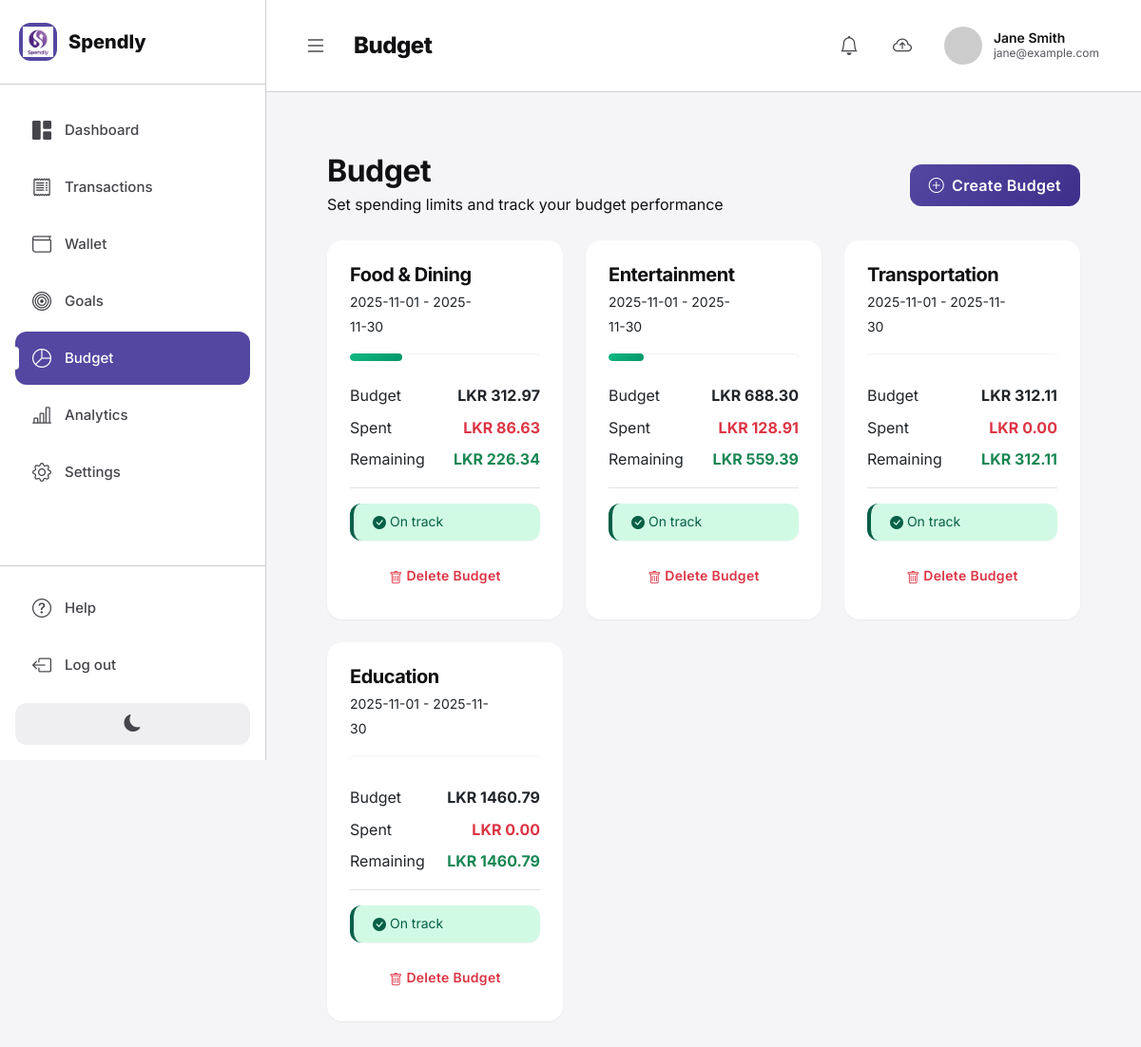
/budgets (signed in), run on the app's committed database.
### tables this page shows
CREATE TABLE user (
    user_id INTEGER PRIMARY KEY AUTOINCREMENT,
    username TEXT NOT NULL UNIQUE,
    email TEXT NOT NULL UNIQUE,
    full_name TEXT NOT NULL,
    created_at TEXT NOT NULL DEFAULT (datetime('now')),
    last_sync TEXT, password_hash TEXT NOT NULL DEFAULT '',
    CONSTRAINT chk_email CHECK (email LIKE '%@%')
);

CREATE TABLE budget (
    budget_id INTEGER PRIMARY KEY AUTOINCREMENT,
    user_id INTEGER NOT NULL,
    category_id INTEGER NOT NULL,
    budget_amount REAL NOT NULL CHECK (budget_amount > 0),
    start_date TEXT NOT NULL,
    end_date TEXT NOT NULL,
    created_at TEXT NOT NULL DEFAULT (datetime('now')),
    modified_at TEXT NOT NULL DEFAULT (datetime('now')),
    is_active INTEGER NOT NULL DEFAULT 1 CHECK (is_active IN (0, 1)),
    is_synced INTEGER NOT NULL DEFAULT 0 CHECK (is_synced IN (0, 1)),
    FOREIGN KEY (user_id) REFERENCES user(user_id) ON DELETE CASCADE,
    FOREIGN KEY (category_id) REFERENCES category(category_id) ON DELETE RESTRICT,
    CONSTRAINT chk_date_range CHECK (end_date > start_date)
);

### webapp/app.py (the view)
@app.route('/budgets')
@login_required
def budgets():
    db = get_sqlite_db()
    user_id = session['user_id']
    budget_list = db.execute('''
        SELECT * FROM v_budget_performance
        WHERE user_id = ?
        ORDER BY utilization_percent DESC
    ''', (user_id,)).fetchall()
    categories = db.execute('''
        SELECT * FROM category
        WHERE category_type = 'EXPENSE' AND is_active = 1
        ORDER BY category_name
    ''').fetchall()
    db.close()
    return render_template('budgets.html',
                         budgets=budget_list,
                         categories=categories)

### webapp/app.py (called while the page is built)
@app.context_processor
def inject_pending_sync_count():
    if 'user_id' in session:
        db = get_sqlite_db()
        user_id = session['user_id']
        pending_count = 0
        pending_count += db.execute('SELECT COUNT(*) as count FROM expense WHERE user_id = ? AND is_synced = 0', (user_id,)).fetchone()['count']
        pending_count += db.execute('SELECT COUNT(*) as count FROM income WHERE user_id = ? AND is_synced = 0', (user_id,)).fetchone()['count']
        pending_count += db.execute('SELECT COUNT(*) as count FROM budget WHERE user_id = ? AND is_synced = 0', (user_id,)).fetchone()['count']
        pending_count += db.execute('SELECT COUNT(*) as count FROM savings_goal WHERE user_id = ? AND is_synced = 0', (user_id,)).fetchone()['count']
        db.close()
        return dict(pending_sync_count=pending_count)
    return dict(pending_sync_count=0)

def get_sqlite_db():
    conn = sqlite3.connect(SQLITE_DB_PATH)
    conn.row_factory = sqlite3.Row
    return conn

def login_required(f):
    @wraps(f)
    def decorated_function(*args, **kwargs):
        if 'user_id' not in session:
            flash('Please log in to access this page.', 'warning')
            return redirect(url_for('login'))
        return f(*args, **kwargs)
    return decorated_function

### webapp/templates/budgets.html (shortened to what this page needs)
{% extends "base.html" %}
{% block page_title %}Budget{% endblock %}
{% block content %}
<div class="finset-content">
    <div class="d-flex justify-content-between align-items-center mb-4">
        <div>
            <h2 class="fw-bold mb-1">Budget</h2>
            <p class="text-muted mb-0">Set spending limits and track your budget performance</p>
        </div>
        <button class="btn btn-primary d-flex align-items-center gap-2" data-bs-toggle="modal" data-bs-target="#addBudgetModal">
            <i class="bi bi-plus-circle"></i>
            <span>Create Budget</span>
        </button>
    </div>
    {% if budgets %}
    <div class="row g-4">
        {% for budget in budgets %}
        <div class="col-md-6 col-xl-4">
            <div class="card border-0 shadow-sm h-100">
                <div class="card-body p-4">
                    <div class="d-flex justify-content-between align-items-start mb-3">
                        <div>
                            <h5 class="fw-bold mb-1">{{ budget.category_name }}</h5>
                            <small class="text-muted">{{ budget.start_date }} - {{ budget.end_date }}</small>
                        </div>
                        {% set percent = budget.utilization_percent %}
                        <span class="badge rounded-pill {% if percent >= 100 %}bg-danger{% elif percent >= 80 %}bg-warning{% else %}bg-success{% endif %} px-3 py-2">
                        </span>
                    </div>
                    <div class="mb-4">
                        <div class="progress" style="height: 8px; border-radius: 10px;">
                            {% if percent >= 100 %}
                                <div class="progress-bar bg-danger" style="width: 100%;"></div>
                            {% elif percent >= 80 %}
                                <div class="progress-bar bg-warning" style="width: {{ percent }}%;"></div>
                            {% else %}
                                <div class="progress-bar bg-success" style="width: {{ percent }}%;"></div>
                            {% endif %}
                        </div>
                    </div>
                    <div class="d-flex justify-content-between mb-2">
                        <span class="text-muted">Budget</span>
                        <span class="fw-bold">LKR {{ "%.2f"|format(budget.budget_amount) }}</span>
                    </div>
                    <div class="d-flex justify-content-between mb-2">
                        <span class="text-muted">Spent</span>
                        <span class="fw-bold text-danger">LKR {{ "%.2f"|format(budget.actual_spent) }}</span>
                    </div>
                    <div class="d-flex justify-content-between mb-3 pb-3 border-bottom">
                        <span class="text-muted">Remaining</span>
                        <span class="fw-bold {% if budget.remaining < 0 %}text-danger{% else %}text-success{% endif %}">
                            LKR {{ "%.2f"|format(budget.remaining) }}
                        </span>
                    </div>
                    <div class="alert {% if percent >= 100 %}alert-danger{% elif percent >= 80 %}alert-warning{% else %}alert-success{% endif %} mb-3 py-2" style="font-size: 0.875rem;">
                        {% if percent >= 100 %}
                            <i class="bi bi-exclamation-triangle-fill"></i> Budget exceeded!
                        {% elif percent >= 80 %}
                            <i class="bi bi-exclamation-circle-fill"></i> Nearing limit
                        {% else %}
                            <i class="bi bi-check-circle-fill"></i> On track
                        {% endif %}
                    </div>
                    <a href="{{ url_for('delete_budget', budget_id=budget.budget_id) }}"
                       class="btn btn-outline-danger btn-sm w-100"
                       onclick="return confirm('Are you sure you want to delete this budget?');">
                        <i class="bi bi-trash"></i> Delete Budget
                    </a>
                </div>
            </div>
        </div>
        {% endfor %}
    </div>
    {% endif %}
</div>
{% endblock %}

### webapp/templates/base.html (shortened to what this page needs)
<!DOCTYPE html>
<html lang="en">
<head>
    <link href="https://cdn.jsdelivr.net/npm/bootstrap@5.3.0/dist/css/bootstrap.min.css" rel="stylesheet">
    <link rel="stylesheet" href="https://cdn.jsdelivr.net/npm/bootstrap-icons@1.11.0/font/bootstrap-icons.css">
    <link rel="stylesheet" href="{{ url_for('static', filename='css/style.css') }}">
</head>
<body>
    {% if session.user_id %}
    <div class="finset-layout">
        <aside class="finset-sidebar" id="sidebar">
            <div class="sidebar-logo">
                <div class="logo-container">
                    <img src="{{ url_for('static', filename='images/Spendly_Logo.png') }}" alt="Spendly Logo" style="height: 32px; width: auto;">
                </div>
                <span class="logo-text">Spendly</span>
            </div>
            <nav class="sidebar-nav">
                <a href="{{ url_for('dashboard') }}" class="sidebar-link {% if request.endpoint == 'dashboard' %}active{% endif %}">
                    <i class="bi bi-grid-1x2-fill"></i>
                    <span>Dashboard</span>
                </a>
                <a href="{{ url_for('expenses') }}" class="sidebar-link {% if request.endpoint == 'expenses' %}active{% endif %}">
                    <i class="bi bi-receipt"></i>
                    <span>Transactions</span>
                </a>
                <a href="{{ url_for('income') }}" class="sidebar-link {% if request.endpoint == 'income' %}active{% endif %}">
                    <i class="bi bi-wallet"></i>
                    <span>Wallet</span>
                </a>
                <a href="{{ url_for('goals') }}" class="sidebar-link {% if request.endpoint == 'goals' %}active{% endif %}">
                    <i class="bi bi-bullseye"></i>
                    <span>Goals</span>
                </a>
                <a href="{{ url_for('budgets') }}" class="sidebar-link {% if request.endpoint == 'budgets' %}active{% endif %}">
                    <i class="bi bi-pie-chart"></i>
                    <span>Budget</span>
                </a>
                <a href="{{ url_for('reports') }}" class="sidebar-link {% if request.endpoint == 'reports' %}active{% endif %}">
                    <i class="bi bi-bar-chart-line"></i>
                    <span>Analytics</span>
                </a>
                <a href="{{ url_for('settings') }}" class="sidebar-link {% if request.endpoint == 'settings' %}active{% endif %}">
                    <i class="bi bi-gear"></i>
                    <span>Settings</span>
                </a>
            </nav>
            <div class="sidebar-bottom">
                <a href="#" class="sidebar-link" data-bs-toggle="modal" data-bs-target="#helpModal">
                    <i class="bi bi-question-circle"></i>
                    <span>Help</span>
                </a>
                <a href="{{ url_for('logout') }}" class="sidebar-link">
                    <i class="bi bi-box-arrow-left"></i>
                    <span>Log out</span>
                </a>
                <button class="theme-toggle" id="themeToggle">
                    <i class="bi bi-moon-fill"></i>
                </button>
            </div>
        </aside>
        <div class="finset-main">
            <header class="finset-header">
                <div class="header-left">
                    <button class="sidebar-toggle" id="sidebarToggle">
                        <i class="bi bi-list"></i>
                    </button>
                    <h1 class="page-title">{% block page_title %}Dashboard{% endblock %}</h1>
                </div>
                <div class="header-right">
                    <div class="dropdown d-inline">
                        <button class="header-icon-btn position-relative" type="button" id="notificationDropdown" data-bs-toggle="dropdown" aria-expanded="false" title="View Notifications">
                            <i class="bi bi-bell"></i>
                        </button>
                    </div>
                    <form method="POST" action="{{ url_for('sync_to_oracle') }}" class="d-inline" id="syncForm">
                        <button type="submit" class="header-icon-btn position-relative" title="Sync to Oracle" id="syncBtn">
                            <i class="bi bi-cloud-arrow-up"></i>
                        </button>
                    </form>
                    <div class="user-profile">
                        <img src="https://ui-avatars.com/api/?name={{ session.full_name }}&background=5347A1&color=fff" alt="User">
                        <div class="user-info">
                            <span class="user-name">{{ session.full_name }}</span>
                            <span class="user-email">{{ session.email }}</span>
                        </div>
                    </div>
                </div>
            </header>
            <div class="finset-content">
                {% block content %}{% endblock %}
            </div>
        </div>
    </div>
    {% endif %}
</body>
</html>

### data on the page
user: full_name "Jane Smith", email "jane@example.com"
budget: category_name "Food & Dining", start_date "2025-11-01", end_date "2025-11-30", {{ percent }} 27.68 (drawn), budget_amount "312.97", actual_spent "86.63", remaining "226.34"
budget: category_name "Entertainment", start_date "2025-11-01", end_date "2025-11-30", {{ percent }} 18.73 (drawn), budget_amount "688.30", actual_spent "128.91", remaining "559.39"
budget: category_name "Transportation", start_date "2025-11-01", end_date "2025-11-30", budget_amount "312.11", actual_spent "0.00", remaining "312.11"
budget: category_name "Education", start_date "2025-11-01", end_date "2025-11-30", budget_amount "1460.79", actual_spent "0.00", remaining "1460.79"
